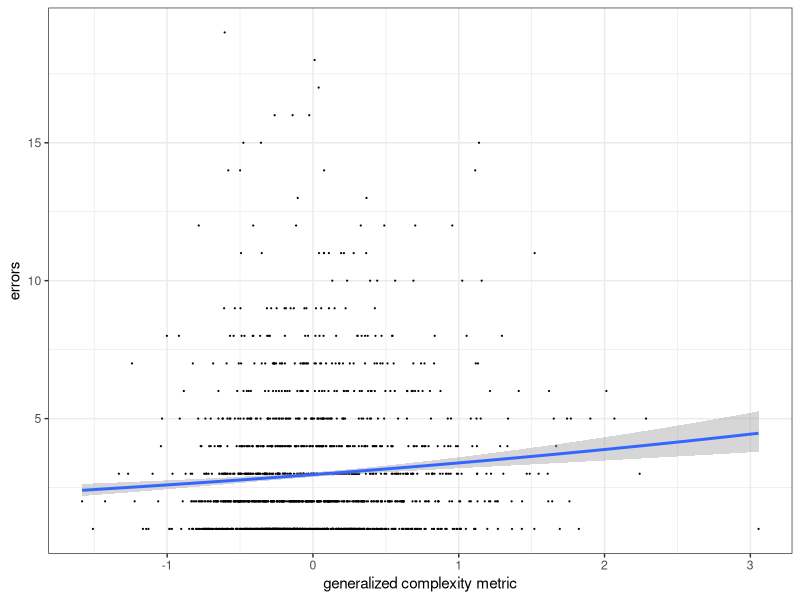
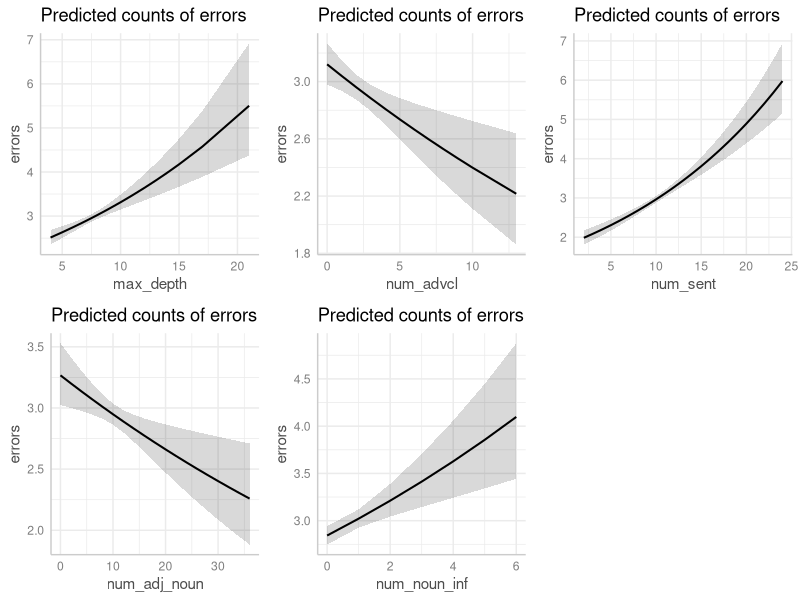
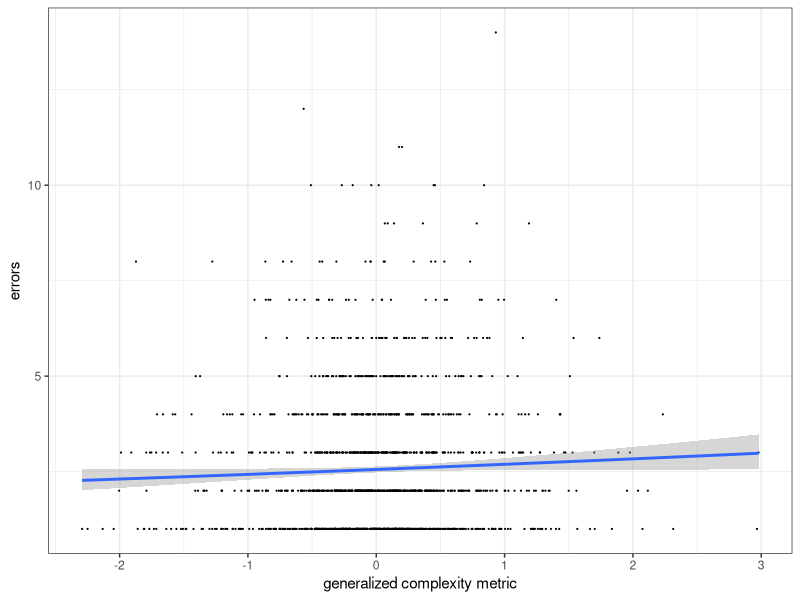
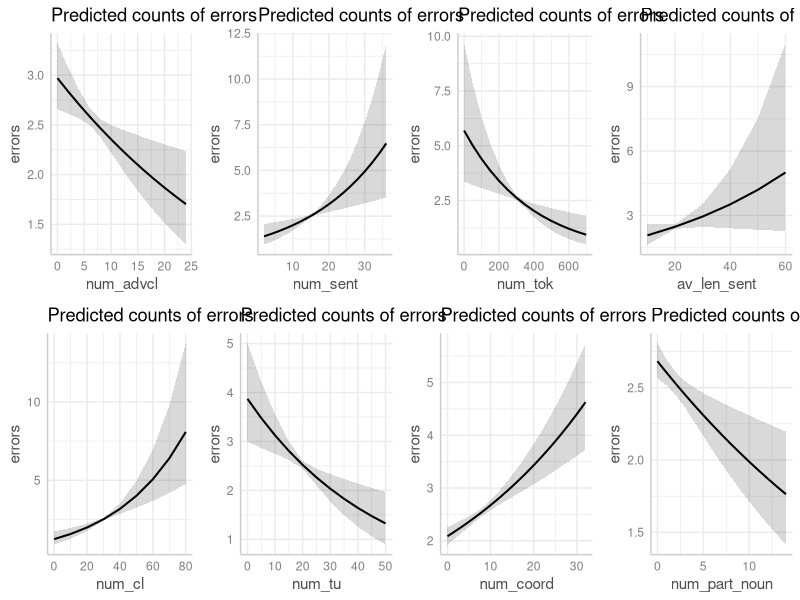
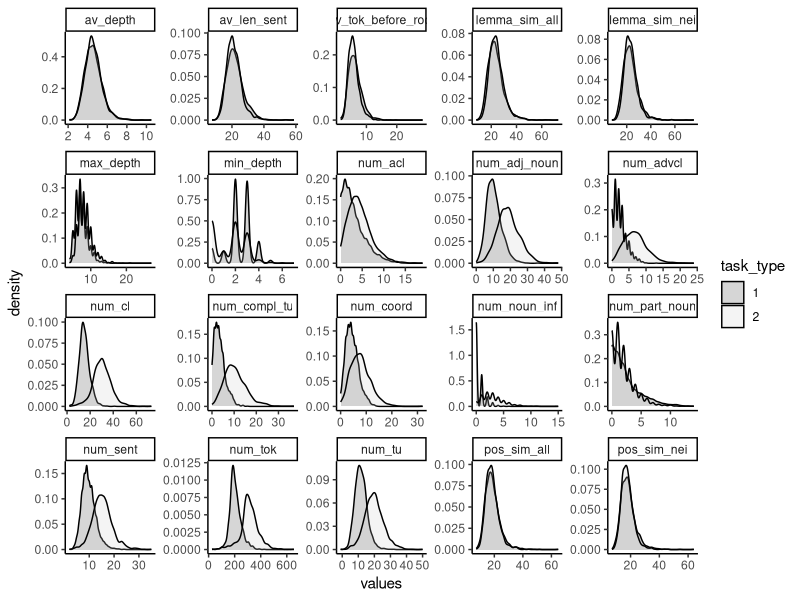
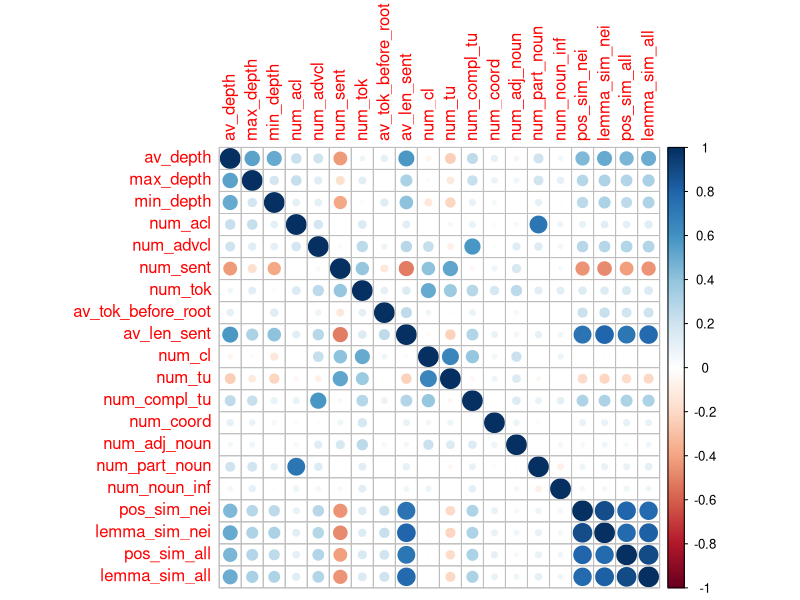
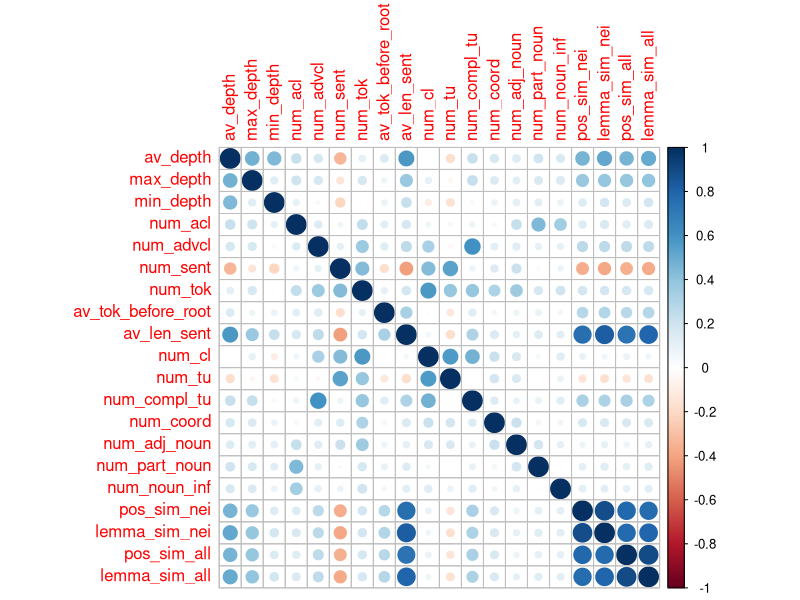
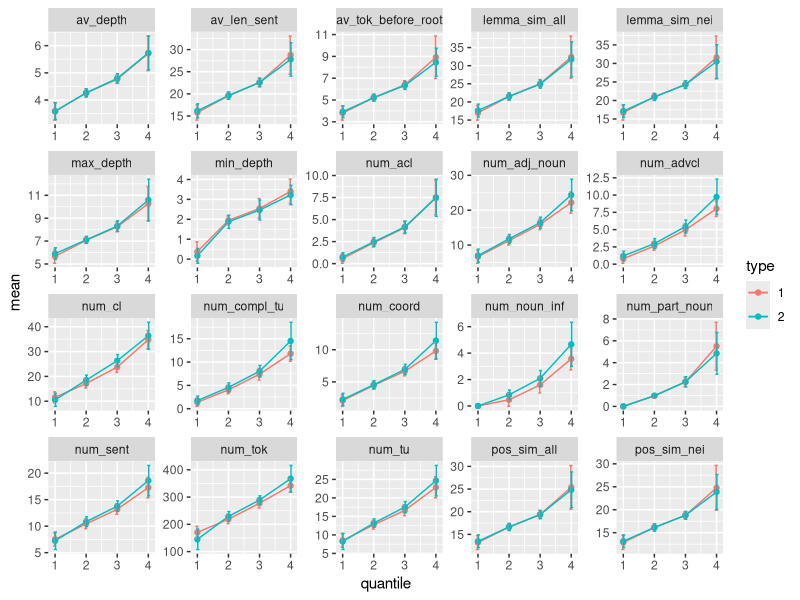

Generate these figures, in order, with R:
install.packages("magrittr") # package installations are only needed the first time you use it
install.packages("dplyr")    # alternative installation of the %>%
library(magrittr) # needs to be run every time you start R and want to use %>%
library(dplyr)    # alternatively, this also loads %>%
library(tidyverse)
library(ggplot2)
df <- read_csv("data.csv")

#For Type 1 essays
df1 <- read_csv("data_1.csv")
colnames(df1)
M1 <- glm(errors ~ ., 
          family =  "poisson", 
          data =  df1[,-c(1, 22, 24)]) # remove id, type and name columns
summary(M1)
# Find aliases (linearly dependent terms)
alias(glm(errors ~ ., family =  "poisson", data =  df1[,-c(1, 22, 24)])) # We need to remove the num_compl_tu variable
M1 <- glm(errors ~ ., family =  "poisson", data =  df1[,-c(1, 22, 24, 13)])
summary(M1)
# Calculate the variation inflation factors of all predictors
car::vif(M1) # Remove pos_sim_nei, lemma_sim_nei, pos_sim_all, lemma_sim_all
M1 <- glm(errors ~ ., family =  "poisson", data =  df1[,-c(1, 22, 24, 13, 18:21)])
summary(M1)
# Choose the variables satisfying CI
data_result <- df1 %>% select("max_depth", "num_advcl" , "num_sent" , "num_adj_noun" , "num_noun_inf")
data_result
# Scale the data
scaled_data <- data_result %>% mutate_at(c("max_depth",
                                           "num_advcl",
                                           "num_sent",
                                           "num_adj_noun",
                                           "num_noun_inf"), scale)
scaled_data
# Take the average for each row for the selected metrics
rowMeans(scaled_data)
df1$mean_value <- rowMeans(scaled_data)
# Plot the relationship between the number of errors and the average of the transformed metrics
df1 %>%
  ggplot(aes(mean_value, errors))+
  geom_point(size = 0.1)+
  xlab("generalized complexity metric") +
  geom_smooth(method = "glm", 
              method.args = list(family = poisson),
              se = TRUE)+
  theme_bw()
ggsave("figure_2.png", device = "png", width = 9, height = 7)

# The relationship between the number of syntactic errors and the values of syntactic complexity metrics separately
df1 %>% 
  select("max_depth", "num_advcl" , "num_sent" , "num_adj_noun" , "num_noun_inf", "errors") %>% 
  glm(errors ~ ., 
      family =  "poisson", 
      data = .) ->
  final_fit

summary(final_fit)

library(ggeffects)
ggpredict(final_fit) %>% 
  plot() ->
  p

library(ggpubr)
ggarrange(p[[1]], p[[2]], p[[3]],p[[4]], p[[5]])

ggsave("figure_4.png", device = "png", width = 9, height = 7)

#For Type 2 essays
df2 <- read_csv("data_2.csv")
colnames(df2)
M2 <- glm(errors ~ ., 
          family =  "poisson", 
          data =  df2[,-c(1, 22, 24)]) 
summary(M2)
# Find aliases (linearly dependent terms)
alias(glm(errors ~ ., family =  "poisson", data =  df2[,-c(1, 22, 24)])) # We need to remove the num_compl_tu variable
M2 <- glm(errors ~ ., family =  "poisson", data =  df2[,-c(1, 22, 24, 13)])
summary(M2)
# Calculate the variation inflation factors of all predictors
car::vif(M2)
M2 <- glm(errors ~ ., family =  "poisson", data =  df2[,-c(1, 22, 24, 13, 18:21)])
summary(M2)
# Choose the variables satisfying CI
data_result <- df2 %>% select("num_advcl" , "num_sent" , "num_tok", "av_len_sent", "num_cl", "num_tu" , "num_coord" , "num_part_noun")
data_result
# Scale the data
scaled_data <- data_result %>% mutate_at(c("num_advcl" , "num_sent" , "num_tok", "av_len_sent", "num_cl", "num_tu" , "num_coord" , "num_part_noun"), scale)
scaled_data
# Take the average for each row for the selected metrics
rowMeans(scaled_data)
df2$mean_value <- rowMeans(scaled_data)
# Plot the relationship between the number of errors and the average of the transformed metrics
df2 %>%
  ggplot(aes(mean_value, errors))+
  geom_point(size = 0.1)+
  xlab("generalized complexity metric") +
  geom_smooth(method = "glm", 
              method.args = list(family = poisson),
              se = TRUE)+
  theme_bw()
ggsave("figure_3.png", device = "png", width = 9, height = 7)

# The relationship between the number of syntactic errors and the values of syntactic complexity metrics separately
df2 %>% 
  select("num_advcl" , "num_sent" , "num_tok", "av_len_sent", "num_cl", "num_tu" , "num_coord" , "num_part_noun", "errors") %>% 
  glm(errors ~ ., 
      family =  "poisson", 
      data = .) ->
  final_fit

summary(final_fit)

library(ggeffects)
ggpredict(final_fit) %>% 
  plot() ->
  p

library(ggpubr)
ggarrange(p[[1]], p[[2]], p[[3]], p[[4]], p[[5]], p[[6]], p[[7]], p[[8]], ncol=4, nrow=2)

ggsave("figure_5.png", device = "png", width = 9, height = 7)


###
# Code for density_plot
###

"task type" 
df_all <- df %>% 
  mutate(task_type = str_extract(name, "[12].txt"), 
         task_type = str_remove(task_type, ".txt")) %>% 
  pivot_longer(names_to = "syntactic_complexity", values_to = "values", av_depth:lemma_sim_all) %>% 
  group_by(syntactic_complexity, task_type) %>% 
  mutate(average = mean(values)) 

ggp2 <- ggplot(df_all, aes(x = values, fill=task_type)) + # Draw each column as density 
  geom_density(alpha=0.2) + 
  facet_wrap(~ syntactic_complexity, scales = "free")+ 
  scale_fill_grey() + theme_classic() 
ggp2 
ggsave("density_plot.png", device = "png", width = 9, height = 7) 


###
# Code for correlations
###

library(corrplot) 
df1 = read_csv("data_1.csv") 
cc = cor(df1[, 2:21], method = "kendal") 
ggp2 <- corrplot(cc)
ggp2 
ggsave("kendal_corr_1.png", device = "png", width = 9, height = 7) 

df2 = read_csv("data_2.csv") 
cc = cor(df2[, 2:21], method = "kendal") 
ggp2 <- corrplot(cc)
ggp2 
ggsave("kendal_corr_2.png", device = "png", width = 9, height = 7) 

###
# Code for lines with error bars
###


# This is for an essay type
df %>% 
  mutate(type=substr(name, nchar(name) - 4, nchar(name) - 4)) -> df


{error_bars <- data.frame()
  
  {for (col in colnames(df[, 2:(length(df)-3)])){
    
    mutate(df, quantile = ntile(df[, col], 4)) -> df_quant # 4 quantiles
    
    df_quant %>%
      select(col, quantile, type) %>% 
      group_by(quantile, type) %>%
      summarise_each(funs(mean, sd)) -> x  # get mean and sd
    
    x %>% 
      mutate(feature=col) -> x  # keep in mind feature name to facet over it later
    
    error_bars <- rbind(error_bars, x)
  }
}
}

ggp2 <- ggplot(error_bars, aes(x=quantile, y=mean, group=type, color=type)) + 
  geom_line() +
  geom_point()+
  geom_errorbar(aes(ymin=mean-sd, ymax=mean+sd), width=.2,
                position=position_dodge(0.05)) +
  facet_wrap(~ feature, scales = "free")

ggp2
ggsave("errors_bars.png", device = "png", width = 9, height = 7) 
